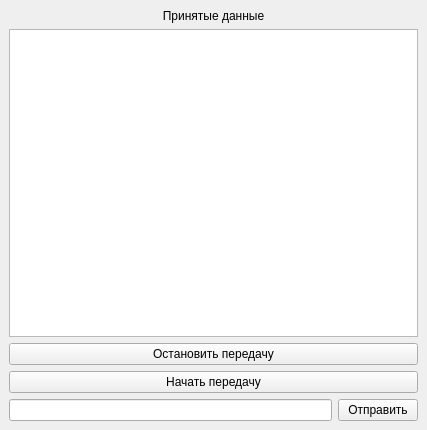
<?xml version="1.0" encoding="UTF-8"?>
<ui version="4.0">
 <class>MainWindow</class>
 <widget class="QMainWindow" name="MainWindow">
  <property name="geometry">
   <rect>
    <x>0</x>
    <y>0</y>
    <width>427</width>
    <height>430</height>
   </rect>
  </property>
  <property name="windowTitle">
   <string>MainWindow</string>
  </property>
  <widget class="QWidget" name="centralwidget">
   <layout class="QVBoxLayout" name="verticalLayout">
    <item>
     <widget class="QLabel" name="lb_receiveData">
      <property name="text">
       <string>Принятые данные</string>
      </property>
      <property name="alignment">
       <set>Qt::AlignCenter</set>
      </property>
     </widget>
    </item>
    <item>
     <widget class="QTextEdit" name="te_result"/>
    </item>
    <item>
     <widget class="QPushButton" name="pb_stop">
      <property name="text">
       <string>Остановить передачу</string>
      </property>
     </widget>
    </item>
    <item>
     <widget class="QPushButton" name="pb_start">
      <property name="text">
       <string>Начать передачу</string>
      </property>
     </widget>
    </item>
    <item>
     <layout class="QHBoxLayout" name="horizontalLayout">
      <item>
       <widget class="QLineEdit" name="le_sendText"/>
      </item>
      <item>
       <widget class="QPushButton" name="pb_send">
        <property name="text">
         <string>Отправить</string>
        </property>
       </widget>
      </item>
     </layout>
    </item>
   </layout>
  </widget>
 </widget>
 <resources/>
 <connections/>
</ui>
